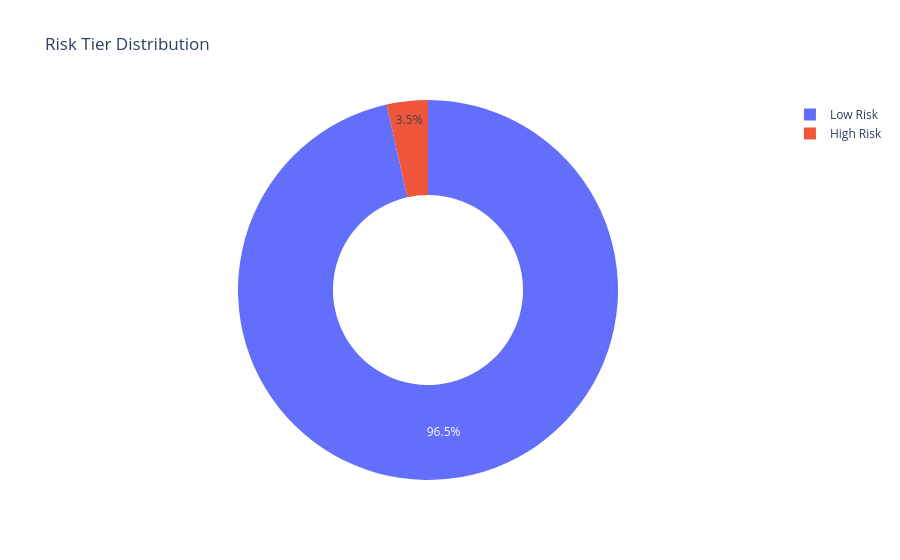

Notebook source saved alongside this figure:
### Code cell
# =========================
# THIRD CHART
# Risk Tier Donut Chart
# =========================

risk_counts = (
    df["RiskTier"]
    .value_counts()
    .reset_index()
)

risk_counts.columns = [
    "RiskTier",
    "Count"
]

fig = px.pie(
    risk_counts,
    names="RiskTier",
    values="Count",
    hole=0.5,
    title="Risk Tier Distribution"
)

fig.show()

# =========================
# SAVE CHART
# =========================

fig.write_image(
    "charts/risk_tier_donut_chart.png"
)

### Figure 1 — Plotly figure (JSON) as saved in the notebook; plotly's stock layout.template omitted (floating-point values rounded to 4 significant figures)
{"data": [{"domain": {"x": [0, 1], "y": [0, 1]}, "hole": 0.5, "hovertemplate": "RiskTier=%{label}<br>Count=%{value}<extra></extra>", "labels": ["Low Risk", "High Risk"], "legendgroup": "", "name": "", "showlegend": true, "type": "pie", "values": [569877, 20663]}], "layout": {"legend": {"tracegroupgap": 0}, "title": {"text": "Risk Tier Distribution"}}}
